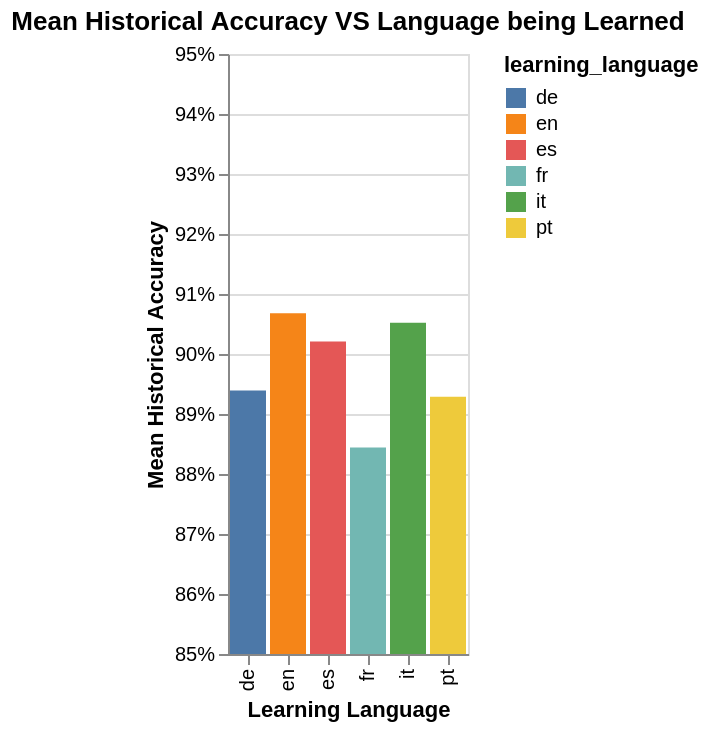

This figure's notebook cell:
### Markdown cell above
Analyzing differences in historical learning performance across learning languages based on UI language
* maybe we need to relook the newly created column - richy

### Code cell
chart = alt.Chart(df).mark_bar().encode(
    x=alt.X('learning_language:N', title='Learning Language'),
    y=alt.Y('mean(history_accuracy):Q',
            scale=alt.Scale(domain=[0.85, 0.95], zero=False),
            axis=alt.Axis(format='.0%'),
            title='Mean Historical Accuracy'),
    color=alt.Color('learning_language:N'),
    tooltip=alt.Tooltip('mean(history_accuracy):Q', format='.2f')
).properties(
    title='Mean Historical Accuracy VS Language being Learned'
)
chart

### Figure 1 — Vega-Lite specification as saved in the notebook (floating-point values rounded to 4 significant figures; data arrays with more than 128 entries replaced by an {"elided": "..."} marker saying what was removed)
{"$schema": "https://vega.github.io/schema/vega-lite/v5.8.0.json", "config": {"view": {"continuousHeight": 300, "continuousWidth": 300}}, "data": {"name": "data-9211e51411ece78cd1303912265c208b"}, "datasets": {"data-9211e51411ece78cd1303912265c208b": {"elided": "5000 records"}}, "encoding": {"color": {"field": "learning_language", "type": "nominal"}, "tooltip": {"aggregate": "mean", "field": "history_accuracy", "format": ".2f", "type": "quantitative"}, "x": {"field": "learning_language", "title": "Learning Language", "type": "nominal"}, "y": {"aggregate": "mean", "axis": {"format": ".0%"}, "field": "history_accuracy", "scale": {"domain": [0.85, 0.95], "zero": false}, "title": "Mean Historical Accuracy", "type": "quantitative"}}, "mark": {"type": "bar"}, "title": "Mean Historical Accuracy VS Language being Learned"}
